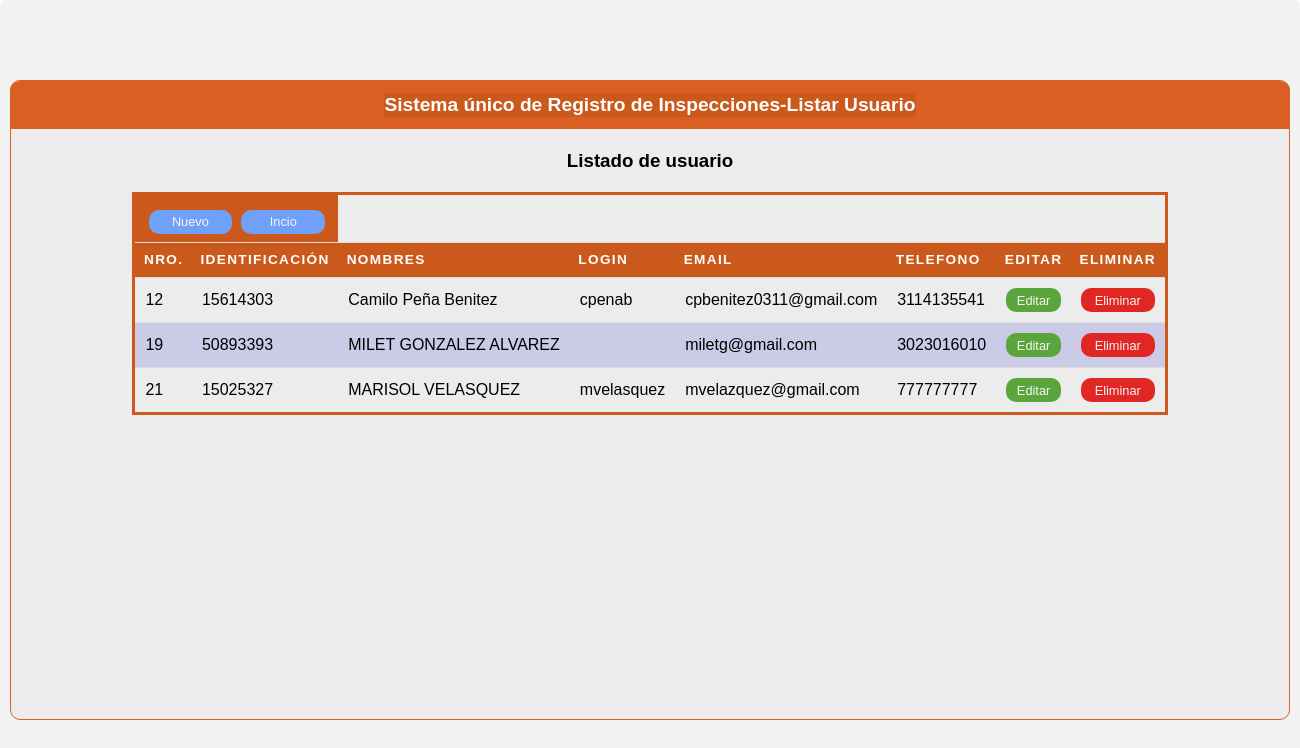
Page /vistas/usuarios/userlist.php on the committed database.
### tables this page shows
CREATE TABLE `usuarios` (
  `usu_id` int(11) NOT NULL,
  `usu_tipodocumento` int(11) NOT NULL,
  `usu_numerodocumento` varchar(15) DEFAULT NULL,
  `usu_nombres` varchar(80) DEFAULT NULL,
  `usu_login` varchar(45) DEFAULT NULL,
  `usu_password` varchar(45) DEFAULT NULL,
  `usu_correo` varchar(45) DEFAULT NULL,
  `usu_telefono` varchar(30) DEFAULT NULL,
  `usu_tipousuario` varchar(20) DEFAULT NULL,
  `usu_estado` varchar(1) NOT NULL
);

### controlador/UserController.php (called while the page is built, shortened)
<?php
require_once('../../modelo/UserModel.php');
class UserController {
	private $model;
	public function __construct() {
		$this->model = new UserModel();
	}
	public function read( $usu_id = '' ) {
		return $this->model->read($usu_id);
	}
}

### modelo/ModelConexion.php (called while the page is built, shortened)
<?php
abstract class ModelConexion{
	private static $db_host = 'localhost';
	private static $db_user = 'root';
	private static $db_pass = '';
	private static $db_name = 'suri';
	private static $db_charset = 'utf8';
	private $conn;
	protected $query;
	protected $rows = array();
	private function db_open() {
		$this->conn = new mysqli(
			self::$db_host,
			self::$db_user,
			self::$db_pass,
			self::$db_name
		);
		$this->conn->set_charset(self::$db_charset);
	}
	protected function get_query() {
		$result = $this->conn->query($this->query);
		while( $this->rows[] = $result->fetch_assoc() );
		return array_pop($this->rows);
	}
}
?>

### modelo/UserModel.php (called while the page is built, shortened)
<?php
require_once('ModelConexion.php');
class UserModel extends ModelConexion {
	public function read( $usu_id = '' ) {
		$this->query = ($usu_id != '')
			?"SELECT * FROM usuarios WHERE usu_id = $usu_id"
			:"SELECT * FROM usuarios";
		$this->get_query();
		$data = array();
		foreach ($this->rows as $key => $value) {
			array_push($data, $value);
		}
		return $data;
	}
}

### vistas/usuarios/userlist.php (the view, shortened to what this page needs)
<?php
require_once('../../controlador/UserController.php');
$users_controller = new UserController();
$users = $users_controller->read();
?>
<!DOCTYPE html>
<html lang="en">
<head>
  <link rel="stylesheet" href="../../public/estilos.css">
</head>
<body>
  <div class="container">
    <section class="box_form">
      <tr>
        <div class="header_form">
          <h2 align="center">Sistema único de Registro de Inspecciones-Listar Usuario</h2>
        </div>
        <table class=" table">
          <div>
            <br>
            <h3>Listado de usuario</h3>
            <br>
            <div class="body_form">
              <thead">
                <tr>
                  <th colspan="2">
                    <form method="POST" action="../usuarios/usuarios.php">
                      <div class="row" align="center">
                        <div class="col-input">
                          <input class="btn_add" align="center" type="submit"   value="Nuevo">
                        </div>
                      </div>
                    </form>
                    <form method="post" action="../../menu/menu.php">
                      <div class="row" align="center">
                        <div class="col-input">
                          <input class="btn_add" align="center" type="submit"   value="Incio">
                        </div>
                      </div>
                    </form>
                  </th>
                </tr>
                  <th scope="col">Nro.</th>
                  <th scope="col">Identificación</th>
                  <th scope="col">Nombres</th>
                  <th scope="col">Login</th>
                  <th scope="col">Email</th>
                  <th scope="col">Telefono</th>
                  <th scope="col">Editar</th>
                  <th scope="col">Eliminar</th>
            </div>
          </div>
          <tbody>
            <?php
              for ($n=0; $n < count($users); $n++) { ?>
                  <tr>
                    <td class="center "><?php echo $users[$n]['usu_id']; ?></td>
                    <td class="center "><?php echo $users[$n]['usu_numerodocumento']; ?></td>
                    <td class="center "><?php echo $users[$n]['usu_nombres']; ?></td>
                    <td class="center "><?php echo $users[$n]['usu_login']; ?></td>
                    <td class="center "><?php echo $users[$n]['usu_correo']; ?></td>
                    <td class="center "><?php echo $users[$n]['usu_telefono']; ?></td>
                    <td class="center">
                      <form method="POST" action="../usuarios/useredit.php">
                        <input class="btn_edit" type="submit" value="Editar">
                      </form>
                    </td>
                    <td class="center">
                      <form method="POST" action="../usuarios/elimuser.php">
                        <input class="btn_del" type="submit" value="Eliminar" class="form_class--button_del">
                      </form>
                    </td>
                  </tr>
                <?php
                }
                ?>
          </tbody>
        </table>
  </div>
</body>
</html>

### public/estilos.css (style rules this page uses)
* { padding: 0; margin: 0; box-sizing: border-box; font-family: sans-serif; }
.container { width: 100%; height: 100vh; margin: auto; display: flex; justify-content: center; align-items: center; flex-direction: column; background-color: #f2f2f2; flex-wrap: wrap; border-radius: 5px; padding: 10px; }
.box_form { width: 80rem; height: 40rem; display: flex; flex-direction: column; align-items: center; background-color: rgb(236, 236, 236); border-radius: 10px; border: 1px solid #d95f22; }
.header_form { position: relative; width: 80rem; height: 3rem; display: flex; justify-content: center; align-items: center; color: #f5f5f5; font-size: .8rem; background-color: #d95f22; border-top-left-radius: 10px; border-top-right-radius: 10px; padding: auto; }
.col-input { float: left; width: 50%; margin-top: 6px; }
body { font-family: "Open Sans", sans-serif; line-height: 1.25; }
h2 { text-align: center; background-color: #cb591c; color: white; }
.table { width: max-content; }
table { border: 3px solid #cb591c; border-collapse: collapse; table-layout: fixed; width: 100%; }
table tr { border: 1px solid #ddd; padding: .35em; }
table tr:nth-child(even) { background: rgb(203, 203, 232); }
table th, table td { padding: .625em; text-align: left; }
table th { background: #cb591c; color: #fff; font-size: .85em; letter-spacing: .1em; text-transform: uppercase; }
table td { white-space: nowrap; overflow: hidden; text-overflow: ellipsis; }
.btn_add { width: 90%; height: 1.5rem; display: flex; justify-content: center; align-items: center; flex-direction: column; font-size: 1rem; font-size: .8rem; border: 1px solid #52525200; border-radius: 10px; margin-top: 1 rem; background-color: #6FA0FA; color: #f5f5f5; }
.btn_edit { width: 100%; height: 1.5rem; display: flex; justify-content: center; align-items: center; flex-direction: column; font-size: 1rem; font-size: .8rem; border: 1px solid #52525200; border-radius: 10px; margin-top: 0 rem; background-color: #5BA53D; color: #f5f5f5; }
.btn_del { width: 100%; height: 1.5rem; display: flex; justify-content: center; align-items: center; flex-direction: column; font-size: 1rem; font-size: .8rem; border: 1px solid #52525200; border-radius: 10px; margin-top: 0 rem; background-color: #E12724; color: #f5f5f5; }
.body_form { position: absolute; }

### rows in the picture
usuarios: usu_id "12", usu_numerodocumento "15614303", usu_nombres "Camilo Peña Benitez", usu_login "cpenab", usu_correo "cpbenitez0311@gmail.com", usu_telefono "3114135541"
usuarios: usu_id "19", usu_numerodocumento "50893393", usu_nombres "MILET GONZALEZ ALVAREZ", usu_correo "miletg@gmail.com", usu_telefono "3023016010"
usuarios: usu_id "21", usu_numerodocumento "15025327", usu_nombres "MARISOL VELASQUEZ", usu_login "mvelasquez", usu_correo "mvelazquez@gmail.com", usu_telefono "777777777"
